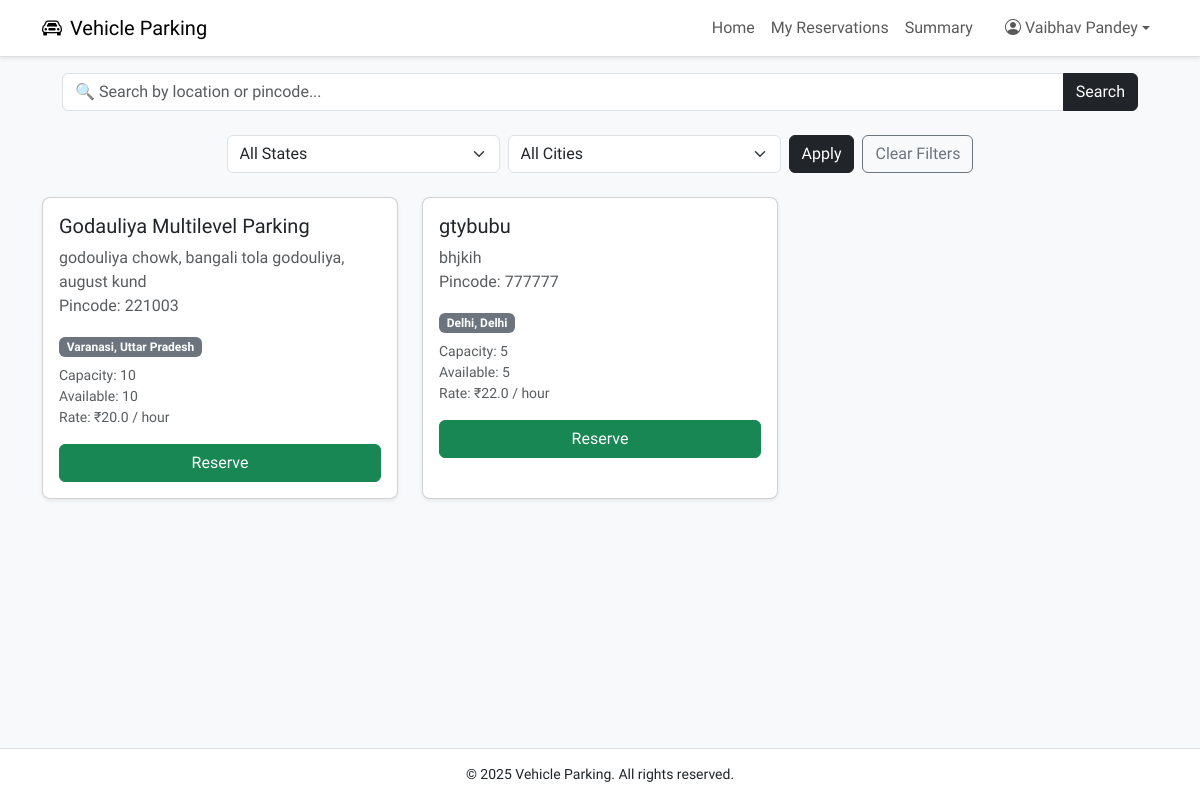
Before: /user/dashboard (signed in) with the older database file.
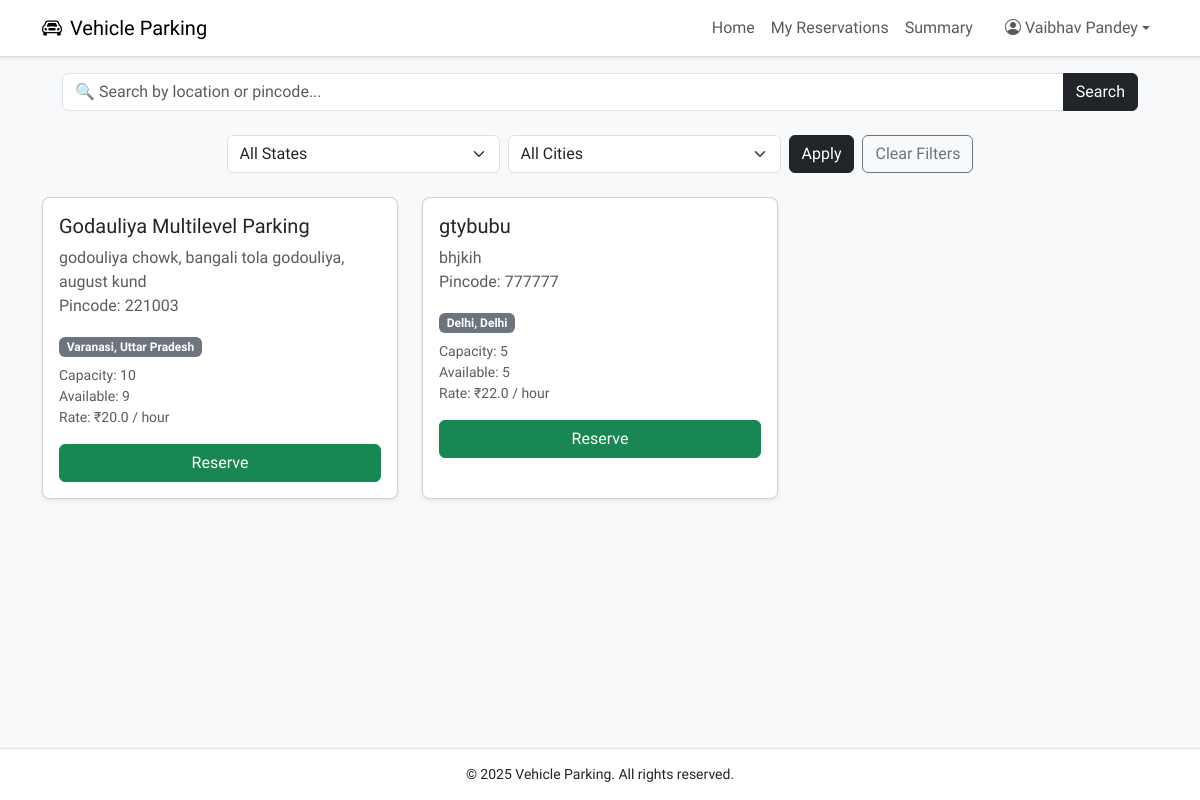
After: the same page with the newer database file.
### models.py (models this page shows, shortened)
class ParkingLot(db.Model):
    __tablename__ = 'parking_lot'
    id = db.Column(db.Integer, primary_key=True)
    city_id = db.Column(db.Integer, db.ForeignKey('city.id'), nullable=False)
    prime_location_name = db.Column(db.String(100), nullable=False)
    address = db.Column(db.String(200))
    pin_code = db.Column(db.String(10))
    price_per_hour = db.Column(db.Float, nullable=False)
    max_spots = db.Column(db.Integer, nullable=False)
    created_at = db.Column(db.DateTime, default=datetime.utcnow)
    spots = db.relationship('ParkingSpot', backref='lot', cascade='all, delete-orphan', lazy=True)
    def available_spots(self):
        return sum(1 for spot in self.spots if spot.status == 'A')

class ParkingSpot(db.Model):
    __tablename__ = 'parking_spot'
    id = db.Column(db.Integer, primary_key=True)
    lot_id = db.Column(db.Integer, db.ForeignKey('parking_lot.id', ondelete='CASCADE'), nullable=False)
    status = db.Column(db.String(1), default='A')  # A = Available, O = Occupied
    created_at = db.Column(db.DateTime, default=datetime.utcnow)
    reservation = db.relationship('Reservation', backref='spot', uselist=False)

class City(db.Model):
    __tablename__ = 'city'
    id = db.Column(db.Integer, primary_key=True)
    name = db.Column(db.String(100), nullable=False)
    state = db.Column(db.String(100), nullable=False)
    lots = db.relationship('ParkingLot', backref='city', cascade='all, delete-orphan', lazy=True)

### controllers/user.py (the view, shortened to what this page needs)
@user_bp.route('/dashboard', methods=['GET'])
@login_required
@user_required
def dashboard():
    search = request.args.get('search', '').strip().lower()
    state = request.args.get('state', '').strip().lower()
    city = request.args.get('city', '').strip().lower()
    query = ParkingLot.query.join(City).filter(True)
    if state:
        query = query.filter(City.state.ilike(f"%{state}%"))
    if city:
        query = query.filter(City.name.ilike(f"%{city}%"))
    lots = query.all()
    states = [row[0] for row in db.session.query(City.state).distinct().all()]
    cities = [row[0] for row in db.session.query(City.name).distinct().all()]
    return render_template(
        'user/dashboard.html',
        lots=lots,
        user=current_user,
        filters={
            'search': search,
            'state': state,
            'city': city
        },
        states=states,
        cities=cities
    )

### app.py (called while the page is built)
@login_manager.user_loader
def load_user(user_id):
    user_type = session.get('user_type')
    if user_type == 'user':
        return User.query.get(int(user_id))
    elif user_type == 'admin':
        return Admin.query.get(int(user_id))
    return None

### templates/user/dashboard.html (shortened to what this page needs)
{% extends 'base.html' %}
{% block content %}
<div class="container py-4">
    <form method="get" class="mb-4">
        <div class="row g-2 align-items-center justify-content-center">
            <div class="row mb-3">
                <div class="col-12">
                    <div class="input-group">
                        <input type="text" name="search" class="form-control rounded-start" placeholder="🔍 Search by location or pincode..." value="{{ filters.search or '' }}">
                        <button type="submit" class="btn btn-dark rounded-end">Search</button>
                    </div>
                </div>
            </div>
            <div class="col-md-3">
                <select name="state" class="form-select">
                    <option value="">All States</option>
                </select>
            </div>
            <div class="col-md-3">
                <select name="city" class="form-select">
                    <option value="">All Cities</option>
                </select>
            </div>
            <div class="col-auto">
                <button type="submit" class="btn btn-dark">Apply</button>
            </div>
            <div class="col-auto">
                <a href="{{ url_for('user.dashboard') }}" class="btn btn-outline-secondary">Clear Filters</a>
            </div>
        </div>
    </form>
    <div class="row">
        {% if lots %}
        {% for lot in lots %}
        <div class="col-md-4 mb-4">
            <div class="card square-card shadow-sm h-100">
                <div class="card-body">
                    <h5 class="card-title text-dark">{{ lot.prime_location_name }}</h5>
                    <p class="card-text text-muted">{{ lot.address }}<br>Pincode: {{ lot.pin_code }}</p>
                    <span class="badge bg-secondary mb-2">{{ lot.city.name }}, {{ lot.city.state }}</span>
                    <div class="mb-3 text-muted small">
                        Capacity: {{ lot.max_spots }}<br>
                        Available: {{ lot.available_spots() }} <br>
                        Rate: ₹{{ lot.price_per_hour }} / hour
                    </div>
                    {% if lot.available_spots() > 0 %}
                    <button class="btn btn-success w-100" data-bs-toggle="modal" data-bs-target="#reserveModal{{ lot.id }}">Reserve</button>
                    {% else %}
                    <span class="badge bg-danger w-100 py-2">Full</span>
                    {% endif %}
                </div>
            </div>
        </div>
        {% set available_spot = lot.spots | selectattr('status', 'equalto', 'A') | list | first %}
        {% endfor %}
        {% else %}
        <div class="col-12">
            <p class="text-muted">No parking lots found matching your filters.</p>
        </div>
        {% endif %}
    </div>
</div>
{% endblock %}

Changed rows visible on the page:
changed through a linked row, ParkingLot "Godauliya Multilevel Parking": available_spots "10" → "9"
